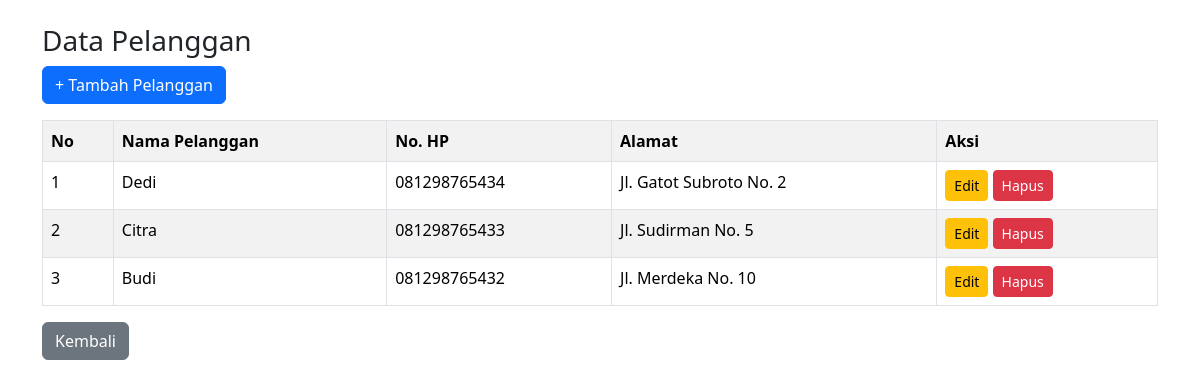
The app's page /pelanggan.php (signed in) with its own data.
### tables this page shows
CREATE TABLE `pelanggan` (
  `id_pelanggan` int NOT NULL,
  `nama_pelanggan` varchar(100) NOT NULL,
  `no_hp` varchar(20) DEFAULT NULL,
  `alamat` varchar(255) DEFAULT NULL
);

### pelanggan.php (the view, shortened to what this page needs)
<?php
require "koneksi.php";
$data = mysqli_query($koneksi, "SELECT * FROM pelanggan ORDER BY id_pelanggan DESC");
?>
<!DOCTYPE html>
<html lang="id">
<head>
  <link href="https://cdn.jsdelivr.net/npm/bootstrap@5.3.3/dist/css/bootstrap.min.css" rel="stylesheet">
</head>
<body>
<div class="container mt-4">
  <h3>Data Pelanggan</h3>
  <a href="tambah_pelanggan.php" class="btn btn-primary mb-3">+ Tambah Pelanggan</a>
  <table class="table table-bordered table-striped">
    <tr>
      <th>No</th><th>Nama Pelanggan</th><th>No. HP</th><th>Alamat</th><th>Aksi</th>
    </tr>
    <?php $no = 1; while ($row = mysqli_fetch_assoc($data)) { ?>
    <tr>
      <td><?= $no++ ?></td>
      <td><?= $row['nama_pelanggan'] ?></td>
      <td><?= $row['no_hp'] ?></td>
      <td><?= $row['alamat'] ?></td>
      <td>
        <a href="edit_pelanggan.php?id=<?= $row['id_pelanggan'] ?>" class="btn btn-warning btn-sm">Edit</a>
        <a href="hapus_pelanggan.php?id=<?= $row['id_pelanggan'] ?>" class="btn btn-danger btn-sm" onclick="return confirm('Yakin hapus pelanggan ini?')">Hapus</a>
      </td>
    </tr>
    <?php } ?>
  </table>
  <a href="index.php" class="btn btn-secondary">Kembali</a>
</div>
</body>
</html>

### records on screen
pelanggan: nama_pelanggan "Dedi", no_hp "081298765434", alamat "Jl. Gatot Subroto No. 2"
pelanggan: nama_pelanggan "Citra", no_hp "081298765433", alamat "Jl. Sudirman No. 5"
pelanggan: nama_pelanggan "Budi", no_hp "081298765432", alamat "Jl. Merdeka No. 10"
